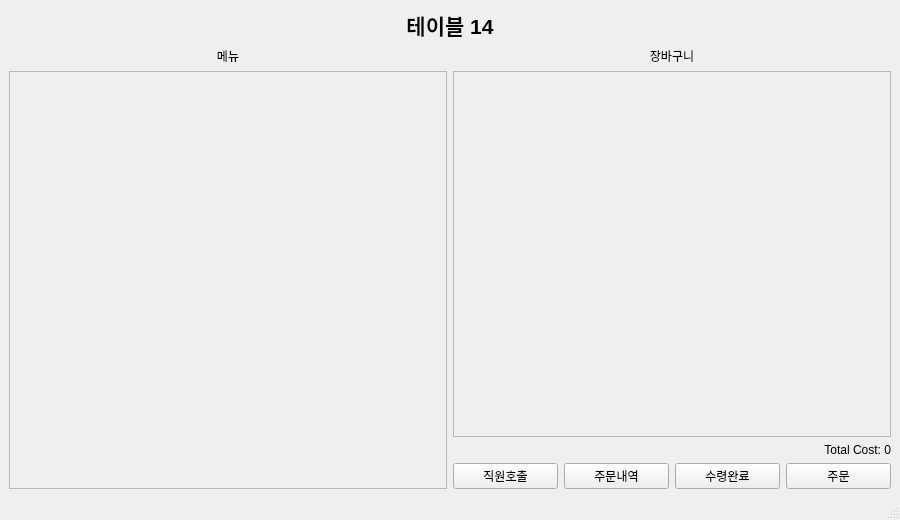
<?xml version="1.0" encoding="UTF-8"?>
<ui version="4.0">
 <class>TableOrderWindow</class>
 <widget class="QMainWindow" name="TableOrderWindow">
  <property name="windowTitle">
   <string>Table Order</string>
  </property>
  <!-- 좌우 스크롤이 생기지 않도록 최소 크기 -->
  <property name="minimumSize">
   <size>
    <width>900</width>
    <height>520</height>
   </size>
  </property>
  <widget class="QWidget" name="centralwidget">
   <!-- 상단 테이블 라벨 + 본문(HBox) -->
   <layout class="QVBoxLayout" name="rootLayout">
    <!-- 상단: 테이블 번호(문구는 코드에서 변경) -->
    <item>
     <widget class="QLabel" name="tableLabel">
      <property name="text">
       <string>테이블 14</string>
      </property>
      <property name="font">
        <font>
          <pointsize>16</pointsize>   <!-- 글자 크기 -->
          <bold>true</bold>           <!-- 굵게 여부 -->
        </font>
      </property>
      <property name="alignment">
        <set>Qt::AlignCenter</set>
      </property>
     </widget>
    </item>
    <!-- 본문: 좌/우 -->
    <item>
     <layout class="QHBoxLayout" name="mainLayout">
      <!-- 왼쪽: 메뉴 타이틀 + 스크롤 -->
      <item>
       <layout class="QVBoxLayout" name="leftPanelLayout">
        <item>
         <widget class="QLabel" name="menuTitleLabel">
          <property name="text">
           <string>메뉴</string>
          </property>
          <property name="alignment">
           <set>Qt::AlignCenter</set>
          </property>
         </widget>
        </item>
        <item>
         <widget class="QScrollArea" name="menuScrollArea">
          <property name="widgetResizable">
           <bool>true</bool>
          </property>
          <property name="horizontalScrollBarPolicy">
           <enum>Qt::ScrollBarAlwaysOff</enum>
          </property>
          <widget class="QWidget" name="menuScrollContent">
           <layout class="QVBoxLayout" name="menuContainerLayout">
            <!-- 동적 MenuItemWidget들이 여기 들어감 -->
            <item>
             <spacer name="menuSpacer">
              <property name="orientation">
               <enum>Qt::Vertical</enum>
              </property>
              <property name="sizeType">
               <enum>QSizePolicy::Expanding</enum>
              </property>
             </spacer>
            </item>
           </layout>
          </widget>
         </widget>
        </item>
       </layout>
      </item>

      <!-- 오른쪽: 장바구니 타이틀 + 스크롤 + 합계 + 버튼들 -->
      <item>
       <layout class="QVBoxLayout" name="rightPanelLayout">
        <item>
         <widget class="QLabel" name="cartTitleLabel">
          <property name="text">
           <string>장바구니</string>
          </property>
          <property name="alignment">
           <set>Qt::AlignCenter</set>
          </property>
         </widget>
        </item>
        <item>
         <widget class="QScrollArea" name="orderScrollArea">
          <property name="widgetResizable">
           <bool>true</bool>
          </property>
          <property name="horizontalScrollBarPolicy">
           <enum>Qt::ScrollBarAlwaysOff</enum>
          </property>
          <widget class="QWidget" name="orderScrollContent">
           <layout class="QVBoxLayout" name="orderContainerLayout">
            <!-- 동적 주문 카드가 여기 들어감 -->
            <item>
             <spacer name="orderSpacer">
              <property name="orientation">
               <enum>Qt::Vertical</enum>
              </property>
              <property name="sizeType">
               <enum>QSizePolicy::Expanding</enum>
              </property>
             </spacer>
            </item>
           </layout>
          </widget>
         </widget>
        </item>
        <item>
         <widget class="QLabel" name="totalCostLabel">
          <property name="text">
           <string>Total Cost: 0</string>
          </property>
          <property name="alignment">
           <set>Qt::AlignRight</set>
          </property>
         </widget>
        </item>
        <item>
         <layout class="QHBoxLayout" name="bottomButtonLayout">
          <item>
           <widget class="QPushButton" name="waiterButton">
            <property name="text">
             <string>직원호출</string>
            </property>
            <property name="minimumHeight">
             <number>60</number>
            </property>
           </widget>
          </item>
          <item>
           <widget class="QPushButton" name="historyButton">
            <property name="text">
             <string>주문내역</string>
            </property>
            <property name="minimumHeight">
             <number>60</number>
            </property>
           </widget>
          </item>
          <item>
           <widget class="QPushButton" name="confirmReceiptButton">
            <property name="text">
             <string>수령완료</string>
            </property>
            <property name="minimumHeight">
             <number>60</number>
            </property>
           </widget>
          </item>
          <item>
           <widget class="QPushButton" name="orderButton">
            <property name="text">
             <string>주문</string>
            </property>
            <property name="minimumHeight">
             <number>60</number>
            </property>
           </widget>
          </item>
         </layout>
        </item>
       </layout>
      </item>
     </layout>
    </item>
   </layout>
  </widget>
  <widget class="QStatusBar" name="statusbar"/>
 </widget>
 <resources/>
 <connections/>
</ui>
